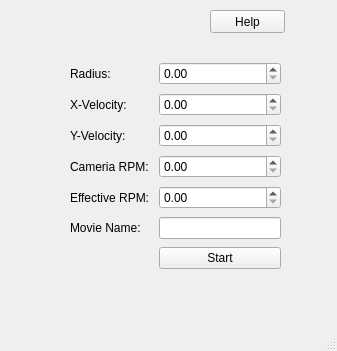
<?xml version="1.0" encoding="UTF-8"?>
<ui version="4.0">
 <class>MainWindow</class>
 <widget class="QMainWindow" name="MainWindow">
  <property name="geometry">
   <rect>
    <x>0</x>
    <y>0</y>
    <width>337</width>
    <height>351</height>
   </rect>
  </property>
  <property name="windowTitle">
   <string>Synthesizer</string>
  </property>
  <widget class="QWidget" name="centralwidget">
   <widget class="QWidget" name="gridLayoutWidget">
    <property name="geometry">
     <rect>
      <x>70</x>
      <y>60</y>
      <width>211</width>
      <height>211</height>
     </rect>
    </property>
    <layout class="QGridLayout" name="gridLayout">
     <item row="2" column="1">
      <widget class="QDoubleSpinBox" name="doubleSpinBox_y"/>
     </item>
     <item row="3" column="1">
      <widget class="QDoubleSpinBox" name="doubleSpinBox_cam"/>
     </item>
     <item row="1" column="1">
      <widget class="QDoubleSpinBox" name="doubleSpinBox_x"/>
     </item>
     <item row="4" column="0">
      <widget class="QLabel" name="label_5">
       <property name="text">
        <string>Effective RPM: </string>
       </property>
      </widget>
     </item>
     <item row="6" column="1">
      <widget class="QPushButton" name="pushButton_start">
       <property name="text">
        <string>Start</string>
       </property>
      </widget>
     </item>
     <item row="2" column="0">
      <widget class="QLabel" name="label_3">
       <property name="text">
        <string>Y-Velocity: </string>
       </property>
      </widget>
     </item>
     <item row="0" column="0">
      <widget class="QLabel" name="label">
       <property name="text">
        <string>Radius: </string>
       </property>
      </widget>
     </item>
     <item row="3" column="0">
      <widget class="QLabel" name="label_4">
       <property name="text">
        <string>Cameria RPM: </string>
       </property>
      </widget>
     </item>
     <item row="4" column="1">
      <widget class="QDoubleSpinBox" name="doubleSpinBox_eff"/>
     </item>
     <item row="1" column="0">
      <widget class="QLabel" name="label_2">
       <property name="text">
        <string>X-Velocity: </string>
       </property>
      </widget>
     </item>
     <item row="0" column="1">
      <widget class="QDoubleSpinBox" name="doubleSpinBox_r"/>
     </item>
     <item row="5" column="0">
      <widget class="QLabel" name="label_6">
       <property name="text">
        <string>Movie Name: </string>
       </property>
      </widget>
     </item>
     <item row="5" column="1">
      <widget class="QLineEdit" name="lineEdit"/>
     </item>
    </layout>
   </widget>
   <widget class="QPushButton" name="pushButton_help">
    <property name="geometry">
     <rect>
      <x>210</x>
      <y>10</y>
      <width>75</width>
      <height>23</height>
     </rect>
    </property>
    <property name="text">
     <string>Help</string>
    </property>
   </widget>
  </widget>
  <widget class="QStatusBar" name="statusbar"/>
 </widget>
 <tabstops>
  <tabstop>pushButton_help</tabstop>
  <tabstop>doubleSpinBox_r</tabstop>
  <tabstop>doubleSpinBox_x</tabstop>
  <tabstop>doubleSpinBox_y</tabstop>
  <tabstop>doubleSpinBox_cam</tabstop>
  <tabstop>doubleSpinBox_eff</tabstop>
  <tabstop>pushButton_start</tabstop>
 </tabstops>
 <resources/>
 <connections/>
</ui>
